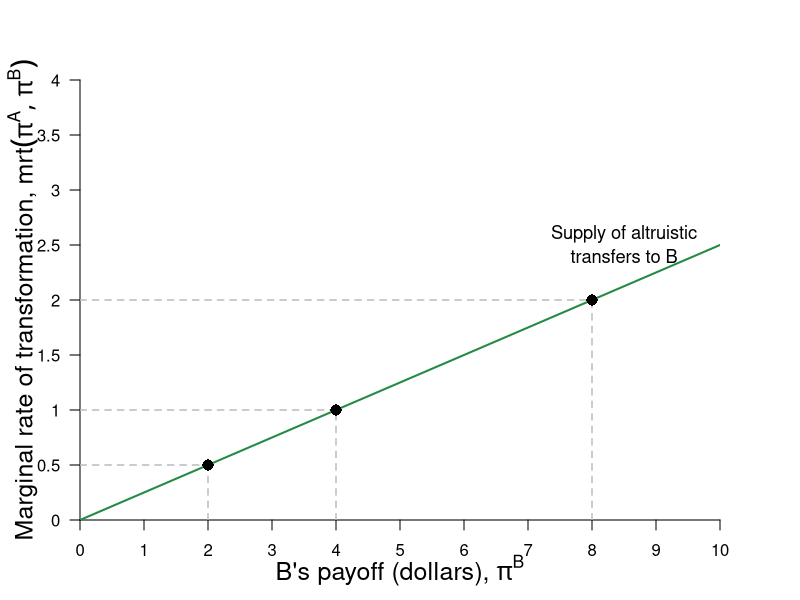

Source code (R):
#Graph Designer: Simon Halliday
#Authors: Bowles, Foley and Halliday
#Title: Microeconomics: Competition, Conflict and Coordination

library(shape)
pdf(file = "constrained_optimization/feasible_dictator_supply_problemset.pdf", width = 8, height = 8)

#Set parameters for graphics
axislabelsize <- 1.5
labelsize <- 1.1
graphlinewidth <- 2
segmentlinewidth <- 1.5

COL <- c("#7fc97f", "#beaed4", "#fdc086", "#ffff99", "#386cb0", "#f0027f", "#bf5b17", "#666666")
COLA <- c("#e0f3db", "#99d8c9","#66c2a4","#41ae76", "#238b45", "#005824")
COLB <- c("#4eb3d3", "#2b8cbe", "#0868ac","#084081")

#Edited the margins to cater for the larger LHS labels
par(mar =  c(4, 4, 4, 4))

ppf <- function(x, slope = 1, bary = 20) {
  bary - slope * x
}

supply <- function(x, lambda = 0.2){
  (lambda)/(1 - lambda)*x
}

uFn <- function(x, y, alpha = 0.8){
  ((x)^alpha)*(y^(1-alpha))
}

indiffA <- function(x, ubar = uFn(8,2) - 1, alpha = 0.3) {
  (ubar/ ((x)^alpha))^(1/ (1 - alpha))
}

ylims <- c(0, 4)
xlims <- c(0, 10)

npts <- 501 
x <- seq(xlims[1], xlims[2], length.out = npts)
y <- seq(ylims[1], ylims[2], length.out = npts) 
a <- c(uFn(16, 2), uFn(16, 4), uFn(16, 8)) #alpha = 0.8

plot(0, 0, xlim = xlims, ylim = ylims, type = "n",
     xlab = expression(paste("")),
     ylab = expression(paste("")), 
     xaxt = "n", 
     yaxt = "n", 
     cex.lab = axislabelsize, 
     bty = "n", 
     xaxs="i", 
     yaxs="i"
)


# ticksy <- seq(from = 0, to = ylims[2], by = 1)
# ylabels <- seq(from = 0, to = ylims[2], by = 1)
ticksx <- seq(from = 0, to = xlims[2], by = 1)
xlabels <- seq(from = 0, to = xlims[2], by = 1)
ticksy <- seq(from = 0, to = ylims[2], by = 0.5)
ylabels <- seq(from = 0, to = ylims[2], by = 0.5)
# ticksx <- c(xlims[1], 5.25, 8.944272, xlims[2])
# xlabels <- c(NA, expression(paste(x,"*")), expression(paste(bar(x))), NA)

axis(1, at = ticksx, pos = 0, labels = xlabels)
axis(2, at = ticksy, pos = 0, labels = ylabels, las = 1)

npts <- 500 
xx1 <- seq(xlims[1], xlims[2], length.out = npts)
xx2 <- seq(0, xlims[2], length.out = npts)
xx3 <- seq(xlims[1], 0, length.out = npts)
xx4 <- seq(-11, 0, length.out = npts)

#Draw the polygon for shading the feasible set
# xpoly1 <- seq(from = xlims[1], 10, length.out = 500)
# ypoly1 <- ppf(xpoly1)
# polygon(x = c(0, xpoly1, 0),
#         y = c(0, ypoly1, 0),
#         col=COLA[1], density=NULL, border = NA)

#Draw the graphs
lines(xx1, supply(xx1), col = COLA[5], lwd = graphlinewidth)
#lines(xx1, ppf(xx1, bary = 40, slope = 2), col = COLA[5], lwd = graphlinewidth)
#lines(xx1, ppf(xx1, bary = 10, slope = 0.5), col = COLA[5], lwd = graphlinewidth)

#Label the feasible frontier
# text(16, 3, expression("Feasible Frontier"), cex = labelsize)
# Arrows(16, 3.1, 16, 3.9, col = "black", lty = 1, lwd = 2, arr.type = "triangle", arr.lwd = 0.5)

# contour(x, y, 
#         outer(x, y, uFn),
#         drawlabels = FALSE,
#         col = COLB[3],
#         lwd = graphlinewidth,
#         levels = a, 
#         xaxs="i", 
#         yaxs="i", 
#         add = TRUE)

#Axis labels
mtext(expression(paste("B's payoff (dollars), ", pi^B)), side = 1, line = 2.5, cex = axislabelsize)
text(-0.9, 0.5*ylims[2], expression(paste("Marginal rate of transformation, ", mrt(pi^A, pi^B))), xpd = TRUE, cex = axislabelsize, srt = 90) 

#Add mrs = mrt at i
# text(16, 16.5, expression(paste(mrs == mrt)), cex = labelsize)
# Arrows(16, 16, 16, 9.1, col = "black", lty = 1, lwd = 2, arr.type = "triangle", arr.lwd = 0.5)

#Label the indifference curves
text(8.1, 38, expression(u[1]^A), cex = labelsize)
text(9.5, 38, expression(u[2]^A), cex = labelsize)
text(11.3, 38, expression(u[3]^A), cex = labelsize)

#Label the feasible frontiers
text(8.5, 2.6, expression(paste("Supply of altruistic")), cex = labelsize)
text(8.5, 2.4, expression(paste("transfers to B")), cex = labelsize)

#Annotate max u point on feasible frontier
#text(5.2, ppf(5) + 0.2, expression(paste(i)), cex = labelsize)

segments(0, 0.5, 2, 0.5, lty = 2, col = "gray", lwd = segmentlinewidth)
segments(2, 0, 2, 0.5, lty = 2, col = "gray", lwd = segmentlinewidth)

segments(0, 1, 4, 1,  lty = 2, col = "gray", lwd = segmentlinewidth)
segments(4, 0, 4, 1,  lty = 2, col = "gray", lwd = segmentlinewidth)

segments(0, 2, 8, 2, lty = 2, col = "gray", lwd = segmentlinewidth)
segments(8, 0, 8, 2, lty = 2, col = "gray", lwd = segmentlinewidth)
#segments(0, ppf(x = 16, bary = 40, slope = 2), 16, ppf(x = 16, bary = 40, slope = 2), lty = 2, col = "gray", lwd = segmentlinewidth)

points(2, 0.5, pch = 16, col = "black", cex = 1.5)
points(4, 1, pch = 16, col = "black", cex = 1.5)
points(8, 2, pch = 16, col = "black", cex = 1.5)



# text(2.3+0.2, ppf(2.3) + 0.2, expression(paste(a)), cex = labelsize)
# segments(2.3, 0, 2.3, ppf(x = 2.3), lty = 2, col = "gray", lwd = segmentlinewidth)
# segments(0, ppf(x = 2.3), 2.3, ppf(x = 2.3), lty = 2, col = "gray", lwd = segmentlinewidth)
# points(2.3, ppf(x = 2.3), pch = 16, col = "black", cex = 1.5)


# text(7.7+0.2, ppf(7.7) + 0.2, expression(paste(b)), cex = labelsize)
# segments(7.7, 0, 7.7, ppf(x = 7.7), lty = 2, col = "gray", lwd = segmentlinewidth)
# segments(0, ppf(x = 7.7), 7.7, ppf(x = 7.7), lty = 2, col = "gray", lwd = segmentlinewidth)
# points(7.7, ppf(x = 7.7), pch = 16, col = "black", cex = 1.5)



dev.off()
